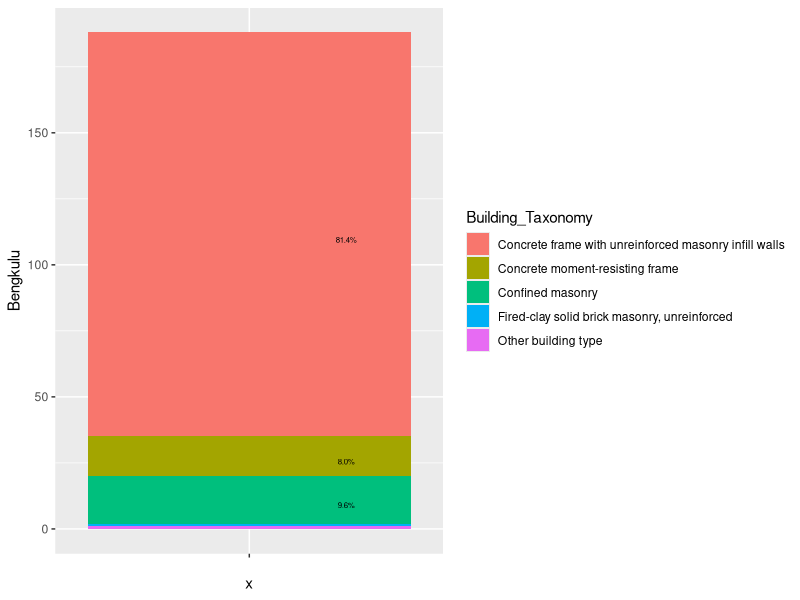
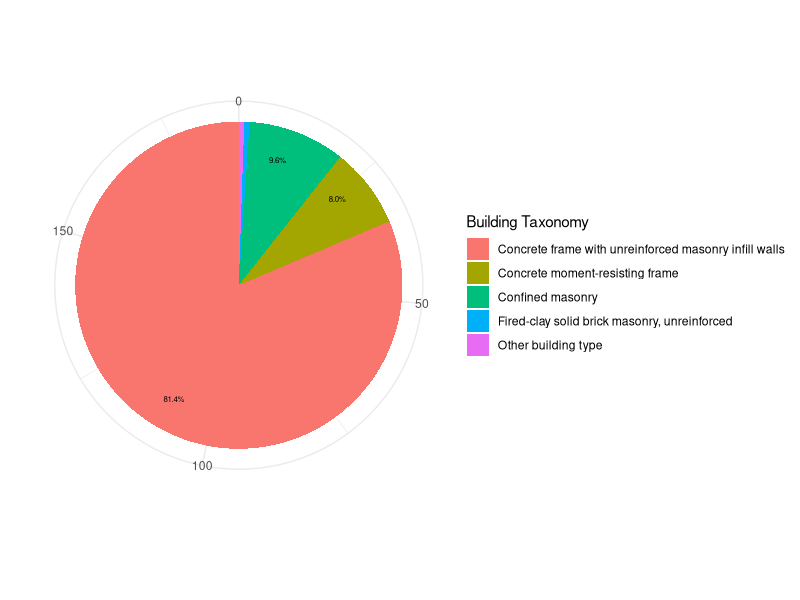
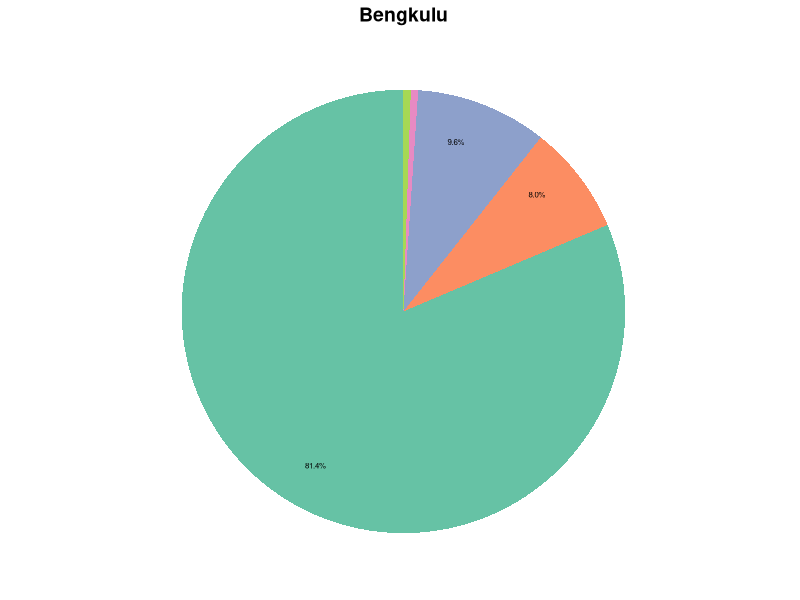

Write R code to recreate these figures, in order.
library(tidyverse)
library(ggrepel)
library(scales)
library(egg)

#BENGKULU
#piechart Bengkulu
Tax_Bengkulu <- read_csv("Taxonomy of Surveyed Public - Bengkulu R2.csv")
Tax_Bengkulu <- Tax_Bengkulu %>%
  mutate(csum = cumsum(coalesce(Bengkulu, 0)) + Bengkulu*0)
#bar plot to visualize data
bp_Bengkulu <- ggplot(Tax_Bengkulu, aes(x = "", y = Bengkulu, fill = Building_Taxonomy))+
  geom_col(position = 'stack', width = 1)+
  geom_text(data = subset(Tax_Bengkulu, Persentase>3),
            aes(label = percent(Persentase/100), x = 1.3),
            position = position_stack(vjust = 0.5),
            size = 2)
bp_Bengkulu
#create pie chart
pie_Bengkulu <- bp_Bengkulu + coord_polar(theta = "y")+
  xlab("")+
  ylab("")+
  labs(fill = "Building Taxonomy")+
  theme_bw()+
  theme_minimal()
pie_Bengkulu
#create blank theme
blank_theme <- theme_minimal()+
  theme(
    axis.title.x = element_blank(),
    axis.title.y = element_blank(),
    panel.border = element_blank(),
    panel.grid=element_blank(),
    axis.ticks = element_blank(),
    plot.title=element_text(size=14, face="bold")
  )
#use brewer palette
pie2_Bengkulu <- pie_Bengkulu + scale_fill_brewer(palette = "Set2") + 
  theme(axis.text = element_blank()) +
  blank_theme +
  ggtitle("Bengkulu")+
  theme(axis.text.x = element_blank(),
        legend.position = "none",
        plot.title = element_text(hjust = 0.5))
pie2_Bengkulu
